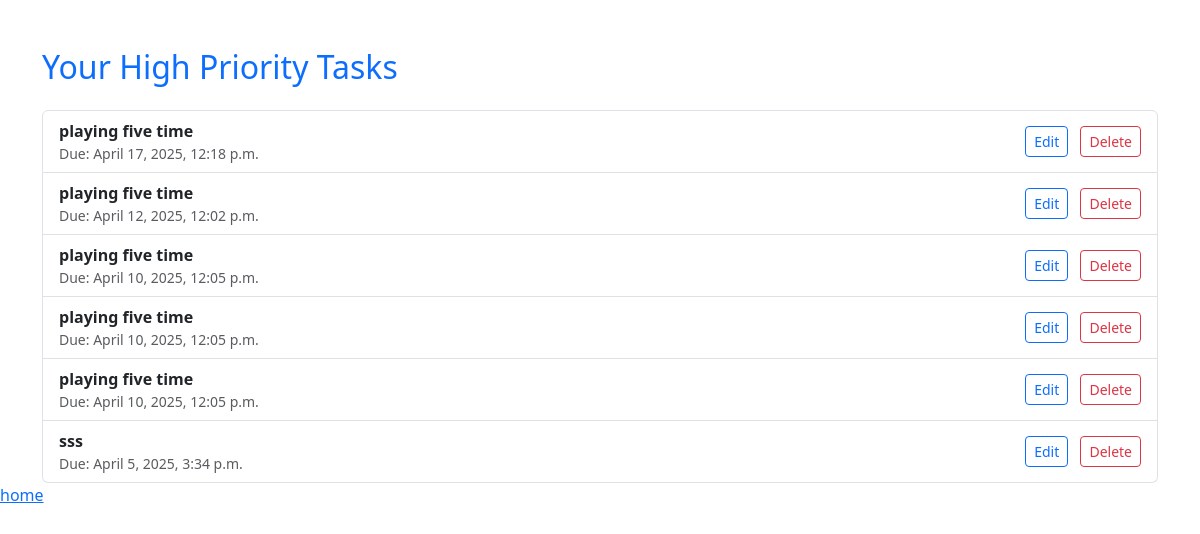
The page /highss/ (signed in) on the database its author committed.
### tasks/models.py (models this page shows, shortened)
class Task_high(models.Model):
    STATUS_CHOICES = [
        ('To Do', 'To Do'),
        ('In Progress', 'In Progress'),
        ('Done', 'Done'),
    ]
    REPEAT_CHOICES = [
        ('None', 'None'),
        ('Daily', 'Daily'),
        ('Weekly', 'Weekly'),
        ('Monthly', 'Monthly'),
    ]
    IMPORTANCE_CHOICES = [
        ('Low', 'Low'),
        ('Medium', 'Medium'),
        ('High', 'High'),
    ]
    user = models.ForeignKey(User, on_delete=models.CASCADE)
    title = models.CharField(max_length=255)
    description = models.TextField(blank=True)
    due_date = models.DateTimeField()
    estimated_minutes = models.PositiveIntegerField()
    status = models.CharField(max_length=50, choices=STATUS_CHOICES, default='To Do')
    repeat_interval = models.CharField(max_length=50, choices=REPEAT_CHOICES, default='None')
    importance = models.CharField(max_length=10,null=True,blank=True, choices=IMPORTANCE_CHOICES, default='High')

### tasks/views.py (the view)
# urls.py: path('highss/', views.task_high_list, name='task_high_list'),
def task_high_list(request):
    tasks = Task_high.objects.filter(user=request.user).order_by('-due_date')
    return render(request, 'highpri_list.html', {'tasks': tasks})

### template/highpri_list.html
<link href="https://cdn.jsdelivr.net/npm/bootstrap@5.3.0/dist/css/bootstrap.min.css" rel="stylesheet">
{% block content %}
<div class="container mt-5">
    <h2 class="text-primary mb-4">Your High Priority Tasks</h2>
    {% if tasks %}
        <ul class="list-group">
            {% for task in tasks %}
                <li class="list-group-item d-flex justify-content-between align-items-center">
                    <div>
                        <strong>{{ task.title }}</strong> <br>
                        <small class="text-muted">Due: {{ task.due_date }}</small>
                    </div>
                    <div>
                        <a href="{% url 'task_high_update' task.id %}" class="btn btn-sm btn-outline-primary me-2">Edit</a>
                        <a href="{% url 'task_high_delete' task.id %}" class="btn btn-sm btn-outline-danger">Delete</a>
                    </div>
                </li>
            {% endfor %}
        </ul>
    {% else %}
        <div class="alert alert-info mt-3">You have no high priority tasks yet.</div>
    {% endif %}
</div>
{% endblock %}
<a href="{% url 'home' %}">home</a>

### rows shown on the page
Task_high: title "playing five time", due_date "April 17, 2025, 12:18 p.m."
Task_high: title "playing five time", due_date "April 12, 2025, 12:02 p.m."
Task_high: title "playing five time", due_date "April 10, 2025, 12:05 p.m."
Task_high: title "playing five time", due_date "April 10, 2025, 12:05 p.m."
Task_high: title "playing five time", due_date "April 10, 2025, 12:05 p.m."
Task_high: title "sss", due_date "April 5, 2025, 3:34 p.m."
